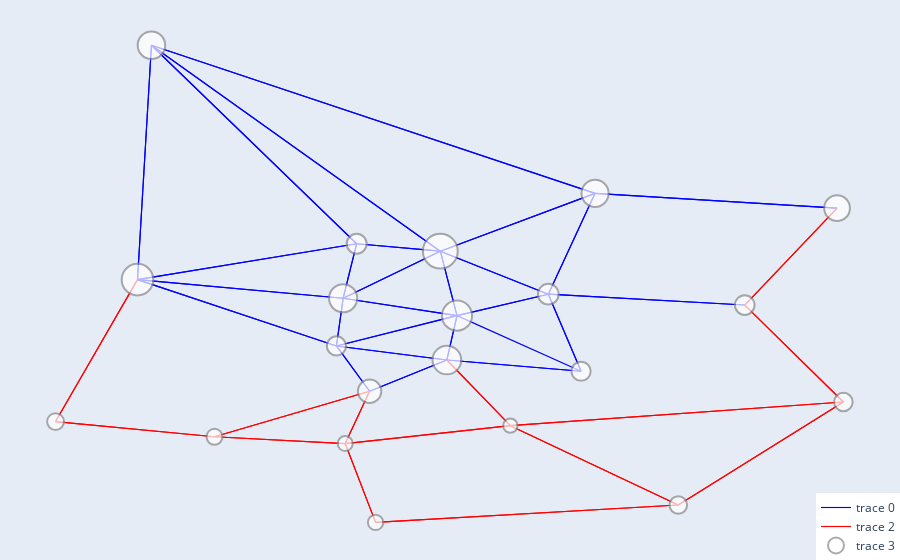

Notebook code cell kept with this figure:
### Code cell
G5, trip_counts5 = define_graph(all_viajes)
G5 = update_node_sizes(G5, income, var_of_interest)
positions = get_positions(gdf)
edge_colors5, edge_widths5 = set_art(G5, 0.6)
plotly_graph(G5, positions, edge_colors5, edge_widths5, var_of_interest)

### Figure 1 — Plotly figure (JSON) as saved in the notebook; plotly's stock layout.template omitted (floating-point values rounded to 4 significant figures; data arrays with more than 128 entries replaced by an {"elided": "..."} marker saying what was removed)
{"data": [{"hoverinfo": "none", "line": {"color": "blue", "width": 1.145}, "mode": "lines", "type": "scatter", "x": {"elided": "198 float values"}, "y": {"elided": "198 float values"}}, {"hoverinfo": "none", "line": {"color": "green", "width": 1.145}, "mode": "lines", "type": "scatter", "x": [], "y": []}, {"hoverinfo": "none", "line": {"color": "red", "width": 1.145}, "mode": "lines", "type": "scatter", "x": [-3.697, -3.737, null, -3.697, -3.703, null, -3.676, -3.66, null, -3.757, -3.779, null, -3.737, -3.697, null, -3.737, -3.779, null, -3.737, -3.737, null, -3.737, -3.703, null, -3.703, -3.697, null, -3.703, -3.737, null, -3.703, -3.703, null, -3.703, -3.66, null, -3.703, -3.695, null, -3.66, -3.676, null, -3.66, -3.703, null, -3.66, -3.66, null, -3.66, -3.616, null, -3.66, -3.573, null, -3.779, -3.757, null, -3.779, -3.779, null, -3.779, -3.737, null, -3.695, -3.703, null, -3.695, -3.695, null, -3.695, -3.616, null, -3.616, -3.66, null, -3.616, -3.695, null, -3.616, -3.616, null, -3.616, -3.573, null, -3.573, -3.66, null, -3.573, -3.616, null, -3.573, -3.573, null, -3.573, -3.599, null, -3.599, -3.573, null, -3.599, -3.599, null, -3.599, -3.575, null, -3.575, -3.599, null], "y": [40.4, 40.38, null, 40.4, 40.38, null, 40.41, 40.38, null, 40.45, 40.39, null, 40.38, 40.4, null, 40.38, 40.39, null, 40.38, 40.38, null, 40.38, 40.38, null, 40.38, 40.4, null, 40.38, 40.38, null, 40.38, 40.38, null, 40.38, 40.38, null, 40.38, 40.34, null, 40.38, 40.41, null, 40.38, 40.38, null, 40.38, 40.38, null, 40.38, 40.35, null, 40.38, 40.39, null, 40.39, 40.45, null, 40.39, 40.39, null, 40.39, 40.38, null, 40.34, 40.38, null, 40.34, 40.34, null, 40.34, 40.35, null, 40.35, 40.38, null, 40.35, 40.34, null, 40.35, 40.35, null, 40.35, 40.39, null, 40.39, 40.38, null, 40.39, 40.35, null, 40.39, 40.39, null, 40.39, 40.43, null, 40.43, 40.39, null, 40.43, 40.43, null, 40.43, 40.48, null, 40.48, 40.43, null]}, {"hoverinfo": "text", "marker": {"color": "white", "line": {"color": "#888", "width": 2}, "size": [19.18, 23.35, 28.72, 30.11, 28.14, 31.6, 16.02, 15.01, 14.34, 19.21, 34.84, 20.66, 20.0, 27.56, 27.16, 16.89, 15.34, 17.64, 18.57, 19.66, 25.7]}, "mode": "markers", "text": ["Node 2807901", "Node 2807902", "Node 2807903", "Node 2807904", "Node 2807907", "Node 2807909", "Node 2807911", "Node 2807912", "Node 2807913", "Node 2807914", "Node 2807905", "Node 2807915", "Node 2807906", "Node 2807908", "Node 2807916", "Node 2807910", "Node 2807917", "Node 2807918", "Node 2807919", "Node 2807920", "Node 2807921"], "type": "scatter", "x": [-3.705, -3.697, -3.676, -3.674, -3.704, -3.757, -3.737, -3.703, -3.66, -3.641, -3.678, -3.65, -3.7, -3.754, -3.638, -3.779, -3.695, -3.616, -3.573, -3.599, -3.575], "y": [40.42, 40.4, 40.41, 40.43, 40.44, 40.45, 40.38, 40.38, 40.38, 40.41, 40.46, 40.44, 40.46, 40.54, 40.48, 40.39, 40.34, 40.35, 40.39, 40.43, 40.48]}], "layout": {"hovermode": "closest", "legend": {"x": 1, "xanchor": "right", "y": 0, "yanchor": "bottom"}, "margin": {"b": 0, "l": 0, "r": 0, "t": 0}, "showlegend": true, "xaxis": {"showgrid": false, "showticklabels": false, "zeroline": false}, "yaxis": {"showgrid": false, "showticklabels": false, "zeroline": false}}}
